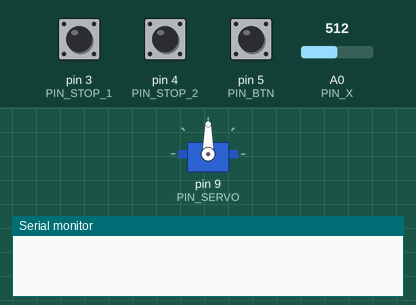
Recording of a sketch running on a simulated Arduino Uno, built with avr-gcc and run on an emulated ATmega328P. Parts: servo, the last lines printed to the serial monitor. Inputs (shaded band) come from the test bench; at power-on: pin 5 (PIN_BTN) HIGH, pin 3 (PIN_STOP_1) LOW, pin 4 (PIN_STOP_2) LOW, A0 (PIN_X) = 512.

Above: at 1.2 s.
1.3 s: pin 5 (PIN_BTN) pulled LOW for 0.15 s
At 4.2 s:
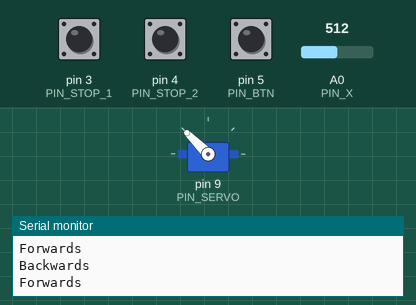
4.3 s: pin 3 (PIN_STOP_1) pulled HIGH for 3.2 s
At 7.65 s:
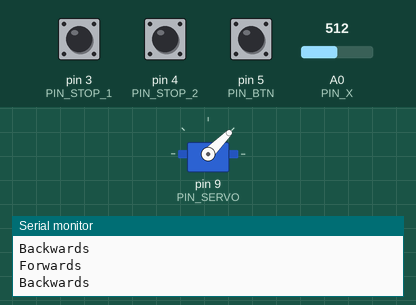
10.5 s: pin 4 (PIN_STOP_2) pulled HIGH for 1 s
At 12.27 s:
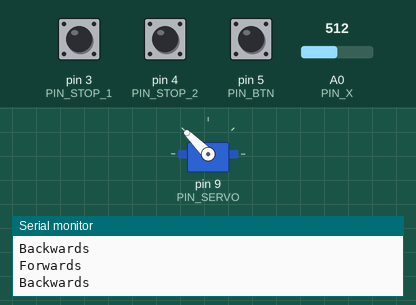
14.5 s: pin 3 (PIN_STOP_1) pulled HIGH for 1 s
At 15.97 s:
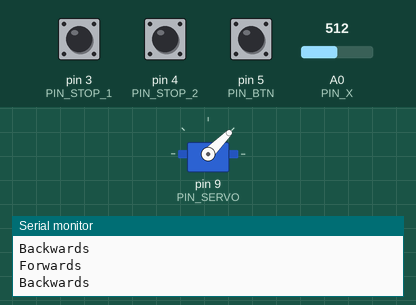
18.5 s: pin 5 (PIN_BTN) pulled LOW for 1 s
At 20.7 s:
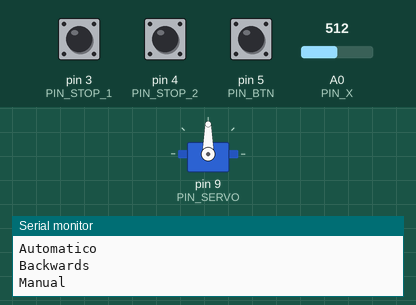
21.5 s: A0 (PIN_X) set to 610
At 22.7 s:
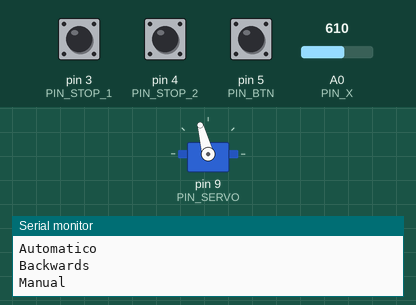
Timing chart, 0 to 24.0 s (numbered marks = the images above; inputs shaded):
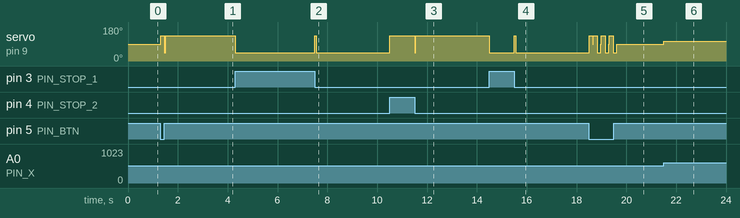

The sketch:

Prac4_3.ino
```cpp
#include <Servo.h>

#define AUTO 0
#define MANUAL 1

#define FORWARDS 0  //Se aleja del servo  (45)
#define BACKWARDS 1

#define PIN_X A0
#define PIN_BTN 5

#define PIN_SERVO 9

#define PIN_STOP_1 3 //El del servo
#define PIN_STOP_2 4

int modo = MANUAL;
int dir = FORWARDS;
Servo s;

void manual() {
  int val = analogRead(PIN_X);
   if (val < 100) {
    s.write(0);
  } else if (val < 400) {
    s.write(75);
  } else if (val < 600) {
    s.write(90);
  } else if (val < 900) {
    s.write(105);
  } else {
    s.write(180);
  }
  delay(15);
}

void automatico() {
  //Serial.println("S1: " + String(digitalRead(PIN_STOP_1)) + " S2: " + String(digitalRead(PIN_STOP_2)));
  if (dir == FORWARDS && digitalRead(PIN_STOP_2) == LOW) {
    s.write(45);
    dir = BACKWARDS;
    Serial.println("Backwards");
  } else if (dir == BACKWARDS && digitalRead(PIN_STOP_1) == LOW) {
    s.write(135);
    dir = FORWARDS;
    Serial.println("Forwards");
  }
  delay(5);
}

void setup() {
  pinMode(PIN_X, INPUT);
  pinMode(PIN_BTN, INPUT_PULLUP);
  pinMode(PIN_STOP_1, INPUT);
  pinMode(PIN_STOP_2, INPUT);
  s.attach(PIN_SERVO);
  Serial.begin(9600);
}

void loop() {
  //Cambiar modo
  if (digitalRead(PIN_BTN) == LOW) {
    modo = modo == MANUAL ? AUTO : MANUAL;
    if (modo == AUTO) {
      dir = FORWARDS;
      s.write(135);
    }
    Serial.println(modo == MANUAL ? "Manual" : "Automatico");
    delay(150);
  }
  //Modo
  if (modo == MANUAL)
    manual();
  else if (modo == AUTO)
    automatico();
}
```

Measured:
- after the input at 1.3 s, servo on pin 9 (PIN_SERVO): 90° → 135° at once, → 45° 3.0 s later
- after the input at 4.3 s, servo on pin 9 (PIN_SERVO): 45° → 135° after 3.2 s instead of 0.18 s
- after the input at 10.5 s, servo on pin 9 (PIN_SERVO): 135° → 45° after 1.0 s instead of 0.18 s
- after the input at 14.5 s, servo on pin 9 (PIN_SERVO): 45° → 135° after 1.0 s instead of 0.14 s
- after the input at 18.5 s, servo on pin 9 (PIN_SERVO): 45° → 135° at once, then repeats every 0.32 s: 90° 0.02 s, 135° 0.15 s, 45° 0.16 s, until it stays 90° from 19.6 s
- after the input at 21.5 s, servo on pin 9 (PIN_SERVO): 90° → 105° at once
